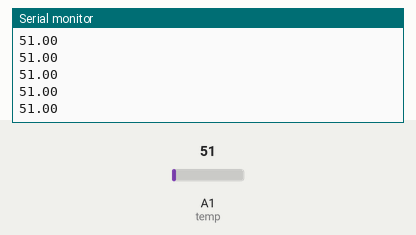
Recording of a sketch running on a simulated Arduino Uno, built with avr-gcc and run on an emulated ATmega328P. On the bench: the last lines printed to the serial monitor. Inputs (shaded band) come from the test bench; at power-on: A1 (temp) = 51.

Above: at 1.2 s.
1.3 s: A1 (temp) set to 61
At 2.3 s:
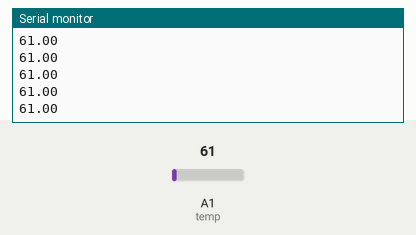
2.8 s: A1 (temp) set to 71
At 3.3 s:
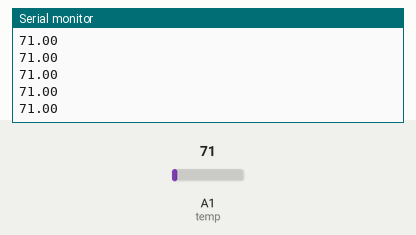
Timing chart, 0 to 5.8 s (numbered marks = the images above; inputs shaded):
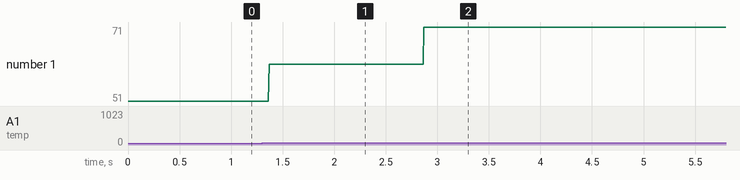

The sketch:

temp.ino
```cpp
int temp = A1;
int val=0;

void setup()
{
  pinMode(temp, INPUT);
  Serial.begin(9600);
}

void loop()
{
 float val=analogRead(temp);
  Serial.println(val);

}
```

Measured:
- after the input at 1.3 s, the serial monitor: prints a new line after 0.07 s (image 1)
- after the input at 2.8 s, the serial monitor: prints a new line after 0.07 s (image 2)
- plotted number 1: 51 → 61 after the input at 1.3 s, 61 → 71 after the input at 2.8 s
